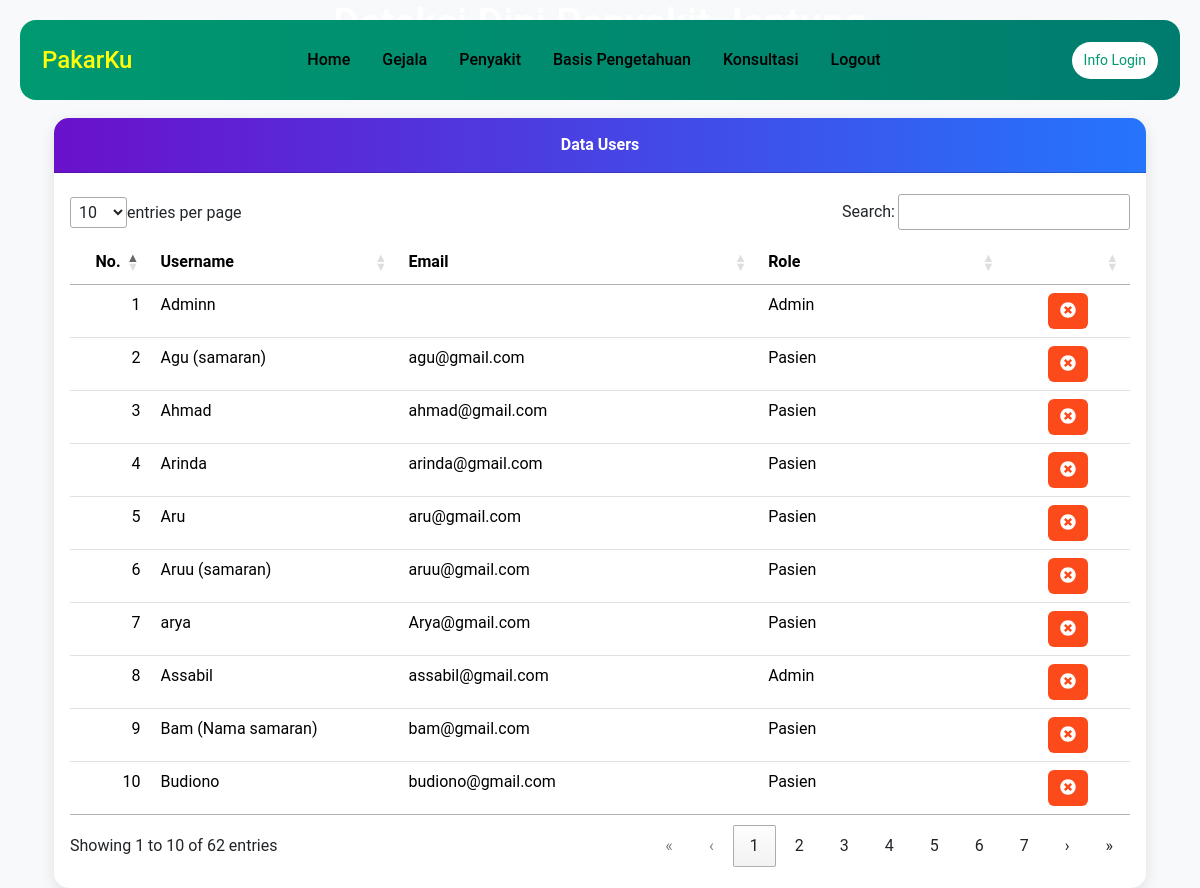
Page /index.php?page=users (signed in) on the committed database.
### tables this page shows
CREATE TABLE `users` (
  `idusers` int(11) NOT NULL,
  `username` varchar(30) NOT NULL,
  `email` varchar(50) NOT NULL,
  `password` varchar(255) NOT NULL,
  `role` varchar(10) NOT NULL
);

### tampil_users.php (the view, shortened to what this page needs)
<div class="container mt-3">
  <div class="card card-custom">
    <div class="card-header card-header-custom"><strong>Data Users</strong></div>
    <div class="card-body">
      <table class="table table-hover" id="myTable">
        <thead>
          <tr>
            <th width="30px">No.</th>
            <th width="200px">Username</th>
            <th width="200px">Email</th>
            <th width="200px">Role</th>
            <th width="100px"></th>
          </tr>
        </thead>
        <tbody>
          <?php
          $no = 1;
          $sql = "SELECT*FROM users ORDER BY username ASC";
          $result = $conn->query($sql);
          while ($row = $result->fetch_assoc()) {
          ?>
            <tr>
              <td><?php echo $no++; ?></td>
              <td><?php echo $row['username']; ?></td>
              <td><?php echo $row['email']; ?></td>
              <td><?php echo $row['role']; ?></td>
              <td align="center">
                <a onclick="return confirm('Yakin menghapus data ini ?')" class="btn btn-danger" href="?page=users&action=hapus&id=<?php echo $row['idusers']; ?>">
                  <i class="fas fa-times-circle"></i>
              </td>
            </tr>
          <?php
          }
          ?>
        </tbody>
      </table>
    </div>
  </div>
</div>

### assets/css/all.css (style rules this page uses)
.fa-times-circle:before { content:"\f057" }

### assets/css/style.css (style rules this page uses)
body { font-family: 'Roboto', sans-serif; background-color: #f8f9fa; }
.card-custom { border: none; border-radius: 15px; overflow: hidden; box-shadow: 0 4px 15px rgba(0, 0, 0, 0.1); transition: transform 0.3s; }
.card-header-custom { background-image: linear-gradient(to right, #6a11cb, #2575fc); color: white; padding: 15px; text-align: center; }
.btn-danger { background-color: #fc4a1a; border: none; }

### rows in the picture
users: username "Adminn", role "Admin"
users: username "Agu (samaran)", email "agu@gmail.com", role "Pasien"
users: username "Ahmad", email "ahmad@gmail.com", role "Pasien"
users: username "Arinda", email "arinda@gmail.com", role "Pasien"
users: username "Aru", email "aru@gmail.com", role "Pasien"
users: username "Aruu (samaran)", email "aruu@gmail.com", role "Pasien"
users: username "arya", email "Arya@gmail.com", role "Pasien"
users: username "Assabil", email "assabil@gmail.com", role "Admin"
users: username "Bam (Nama samaran)", email "bam@gmail.com", role "Pasien"
users: username "Budiono", email "budiono@gmail.com", role "Pasien"
